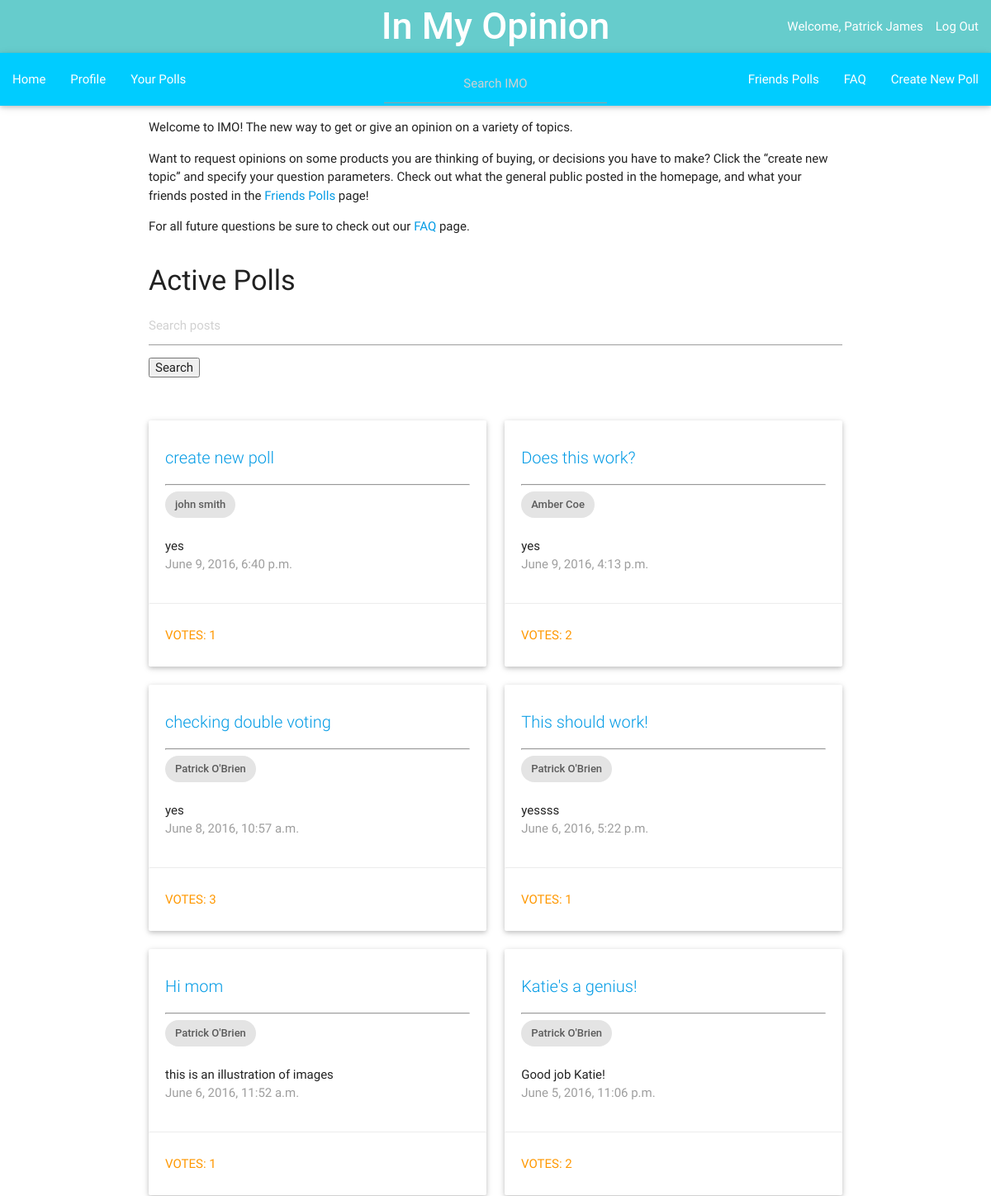
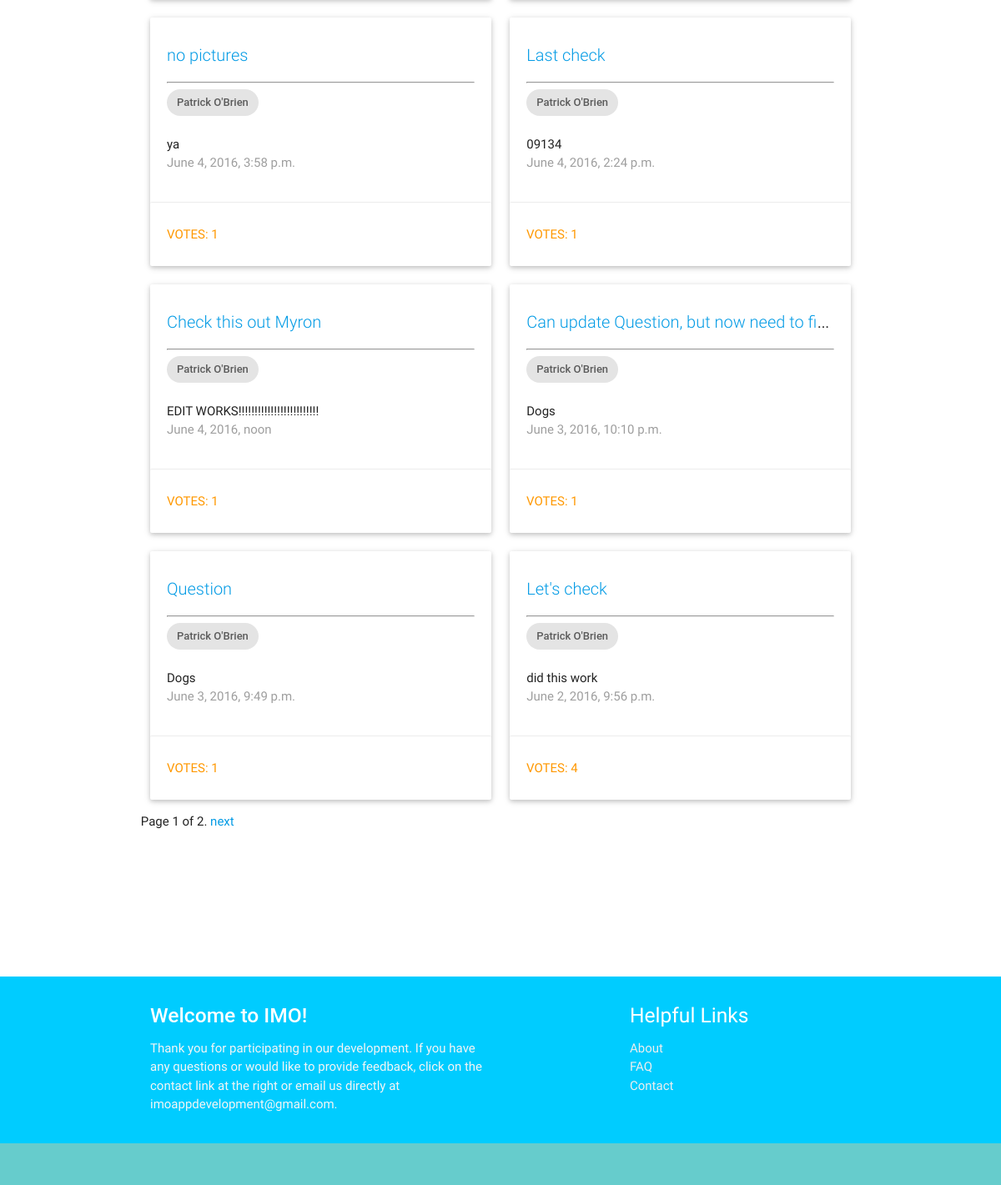
Before: /imo_app/ (signed in) with the older database file (2 pictures, top to bottom).
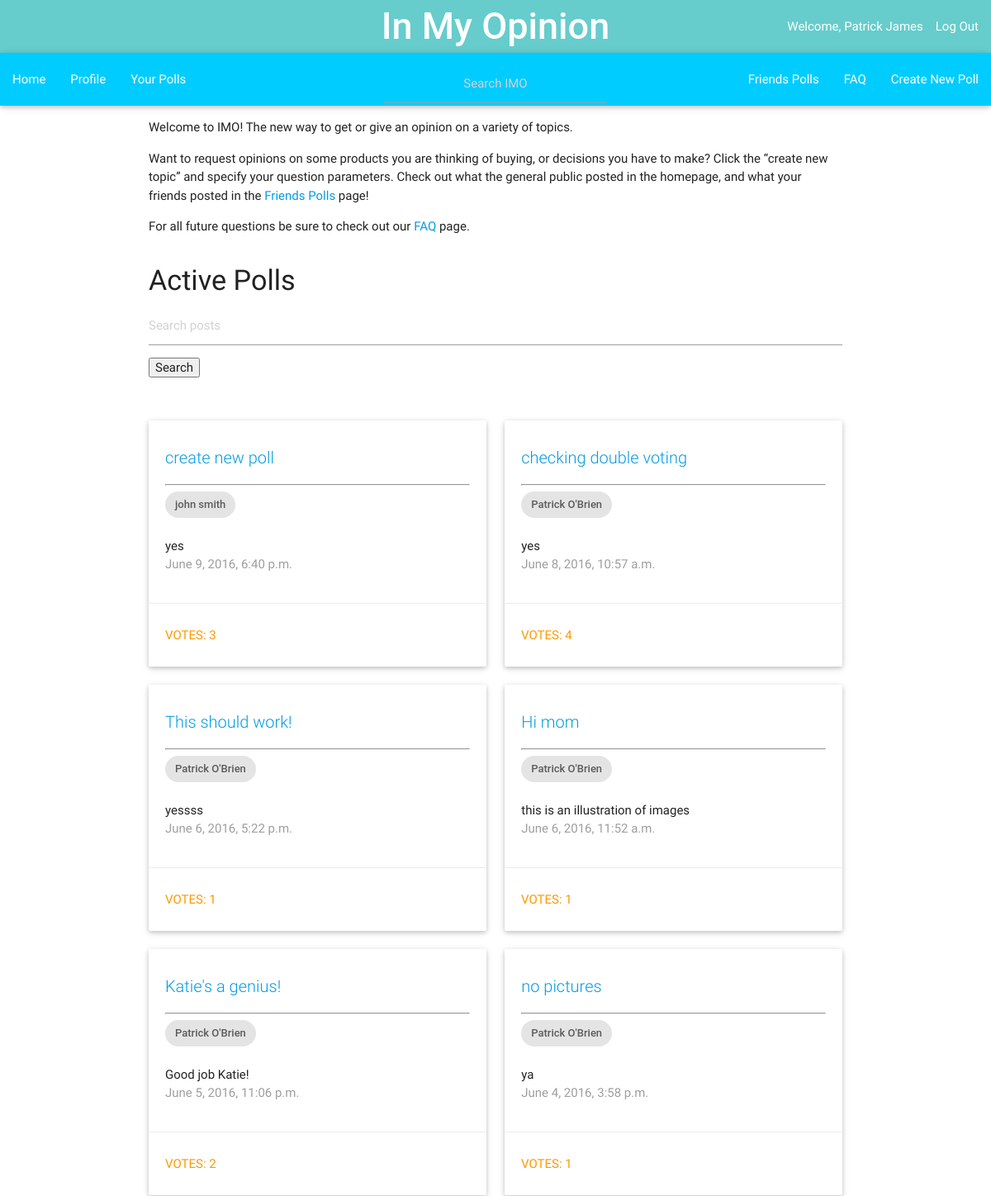
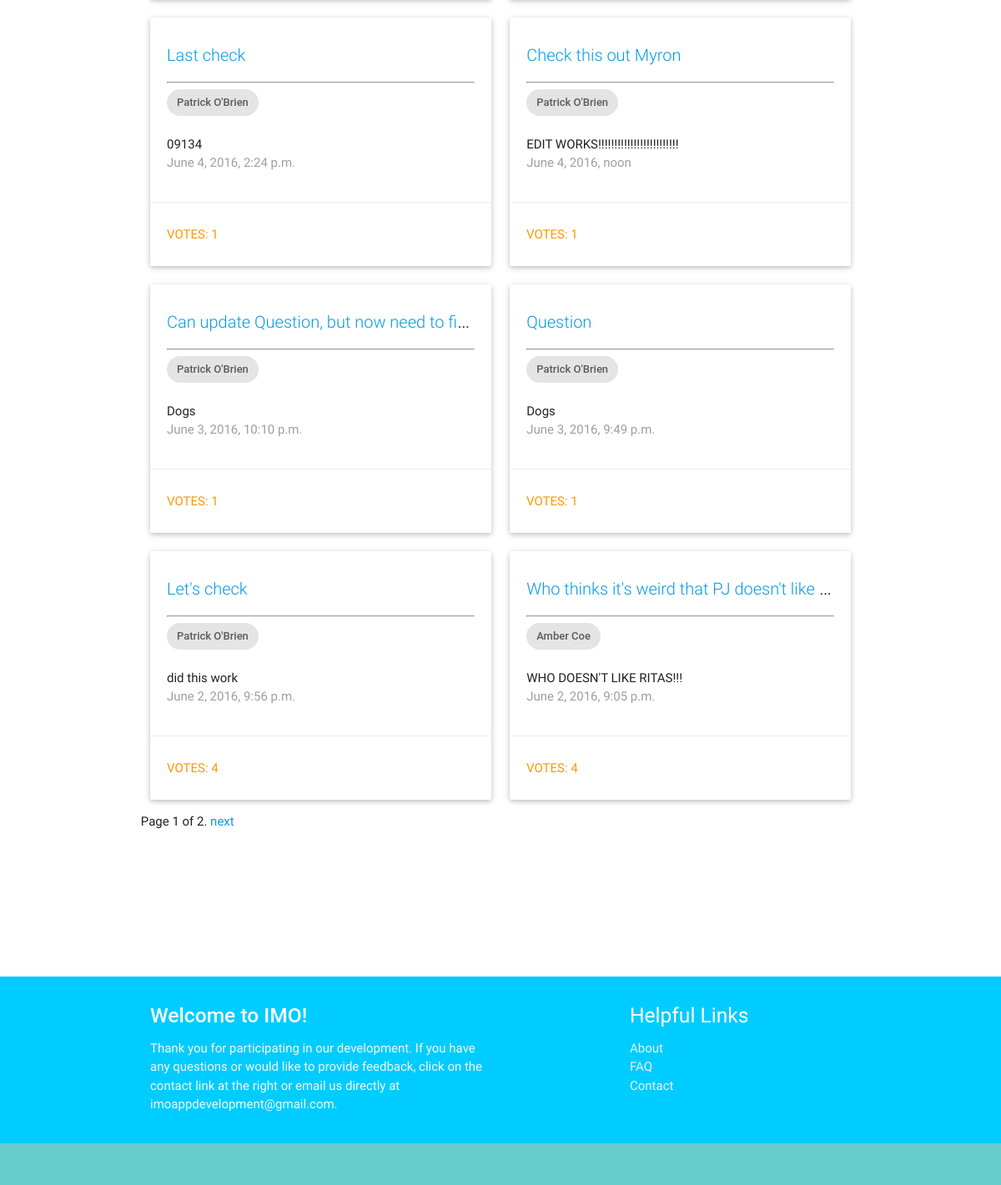
After: the same page with the newer database file (2 pictures, top to bottom).
### imo_app/models.py (models this page shows, shortened)
class Question(models.Model):
    author = models.ForeignKey(UserProfile, on_delete=models.CASCADE)
    author_name = models.CharField(max_length=200, default='')
    question_text = models.CharField(max_length=200)
    description = models.TextField(default = '')
    category = models.CharField(max_length=50, default='')
    pub_date = models.DateTimeField('date published')
    choice1 = models.CharField(null=True, blank=True, default = '', max_length = 200)
    image1 = models.ImageField(null=True, blank=True)
    choice2 = models.CharField(null=True, blank=True, default = '', max_length = 200)
    image2 = models.ImageField(null=True, blank=True)
    choice3 = models.CharField(null=True, blank=True, default = '', max_length = 200)
    image3 = models.ImageField(null=True, blank=True)
    total_votes = models.IntegerField(default = 1)
    inappropriate = models.IntegerField(default=0)
    class Meta:
        ordering = ['-pub_date']

class UserProfile(models.Model):
    user = models.OneToOneField(User)
    name = models.CharField(max_length=200, default='')
    gender = models.CharField(default='', blank=True, max_length=15)
    picture = models.ImageField(blank=True, null=True, default='')
    birthday = models.DateField(blank=True, null=True)
    about = models.TextField(null = True, blank = True, default='')
    motto = models.CharField(max_length=200, null = True, blank=True, default='')
    total_friends = models.IntegerField(default=0)
    inappropriate = models.IntegerField(default=0)
    sponsor = models.BooleanField(default=False)
    verification = models.BooleanField(default=False)
    activation_key = models.CharField(max_length=100, default='')

### imo_app/views.py (the view)
def index(request):
    q_list = Question.objects.all()
    if request.GET.get("q"):
        query = request.GET.get("q")
        q_list = search_bars(q_list, query)
    paginator = Paginator(q_list, 12) # Show 25 contacts per page
    page = request.GET.get('page')
    try:
        q = paginator.page(page)
    except PageNotAnInteger:
        q = paginator.page(1)
    except EmptyPage:
        q = paginator.page(paginator.num_pages)
    return render(request, 'imo_app/index.html', {'q_all': q})

### imo_app/templates/imo_app/index.html (shortened to what this page needs)
{% extends "imo_app/base.html" %}
{% block content %}
  <div class="row">
    <div class="col m12">
      <p>Welcome to IMO!  The new way to get or give an opinion on a variety of topics.</p>
      <p>Want to request opinions on some products you are thinking of buying, or decisions you have to make?
        Click the “create new topic” and specify your question parameters.  Check out what the general public posted
        in the homepage, and what your friends posted in the <a href="{% url 'imo_app:friends_polls' %}">Friends Polls</a> page!</p>
      <p>For all future questions be sure to check out our <a href="{% url 'imo_app:faq' %}">FAQ</a> page.</p>
    </div>
  </div>
    {% if user.is_authenticated %}
      <h4>Active Polls</h4>
      <div class="row">
        <div class="col m12">
        <form method='GET' action=''>
        <input type='text' name='q' placeholder='Search posts' value='{{ request.GET.q }}' />
        <input type='submit' value='Search' />
        </form>
        <br></br>
      </div>
        {% for i in q_all %}
          <div class="col m6">
            <div class="card" >
              <div class="card-content">
                <span class="card-title truncate"><a href="{% url 'imo_app:detail' i.id %}" style = "font-size: 20px">{{ i.question_text }}</a></span>
                <hr></hr>
                <div class="chip">
                  {{ i.author.user.first_name}} {{ i.author.user.last_name}}
                </div>
                <br></br>
                <p class="truncate">{{ i.description }}</p>
                <p class="grey-text">{{ i.pub_date }}</p>
              </div>
              <a href="{% url 'imo_app:detail' i.id %}"><div class="orange-text waves-effect waves-teal card-action btn-flat" style="width:100%; height: 100%">
              Votes: {{ i.total_votes }}
              </div></a>
            </div>
          </div>
        {% endfor %}
        <div class="pagination">
            <span class="step-links">
                <span class="current">
                    Page {{ q_all.number }} of {{ q_all.paginator.num_pages }}.
                </span>
                {% if q_all.has_next %}
                    <a href="?page={{ q_all.next_page_number }}{% if request.GET.q %}&q={{ request.GET.q }}{% endif %}">next</a>
                {% endif %}
            </span>
        </div>
      </div>
    {% endif %}
{% endblock content %}

### imo_app/templates/imo_app/base.html (shortened to what this page needs)
<!DOCTYPE html>
{% load staticfiles %}
<html>
  <head>
    <link rel="stylesheet" type="text/css" href="{% static 'imo_app/css/imo.css' %}" />
    <link rel="stylesheet" type="text/css" href="{% static 'materialize/css/materialize.min.css' %}" />
  </head>
  <body>
  <div class = "navbar-fixed">
    <nav>
      <div class="nav-wrapper" style="background-color: #66CCCC">
      <ul class="right hide-on-med-and-down">
        <a href = "{% url 'imo_app:index' %}" class="brand-logo center" style="font-size: 45px"><strong>In My Opinion</strong></a>
        {% if user.is_authenticated %}
          <li>Welcome, {{ user.first_name }} {{user.last_name}}</li>
          <li><a href = "{% url 'imo_app:user_logout' %}">Log Out</a></li>
        {% else %}
            <li><a href = "{% url 'imo_app:view_registration' %}" style='width:100px'>Register</a></li>
            <li><a href = "{% url 'imo_app:view_login' %}" style='width:100px'>Login</a></li>
          </ul>
        {% endif %}
      </div>
    </div>
    <div class = "navbar-fixed">
    <nav>
        <div class="nav-wrapper" style="background-color: #00CCFF">
          {% if user.is_authenticated %}
          <a class="brand-logo center">
          <form action="{% url 'imo_app:search' %}" method="GET">
          <input type='text' style="width: 270px" class = "center-align" name='a' placeholder='Search IMO' value='{{ request.GET.a }}'  />
          </form>
          </a>
          {% endif %}
          {% if user.is_authenticated %}
          <ul id="nav-mobile" class="left hide-on-med-and-down" size="250%">
            <li><a href="{% url 'imo_app:index' %}">Home</a></li>
            <li><a href="{% url 'imo_app:profile' %}">Profile</a></li>
            <li><a href="{% url 'imo_app:your_posts' %}">Your Polls</a></li>
          </ul>
          <ul id="nav-mobile" class="right hide-on-med-and-down">
            <li><a href="{% url 'imo_app:friends_polls' %}">Friends Polls</a></li>
            <li><a href="{% url 'imo_app:faq' %}">FAQ</a></li>
            <li><a href="{% url 'imo_app:view_newentry' %}">Create New Poll</a></li>
          {% endif %}
          </ul>
        </div>
      </nav>
    </div>
    <div class="container">
      {% block content %}
      {% endblock %}
      <br></br>
      <br></br>
      <br></br>
    </div>
    <footer class="page-footer" style="background-color: #00CCFF">
      <div class="container" >
        <div class="row">
          <div class="col l6 s12">
            <h5 class="white-text"><strong>Welcome to IMO!</strong></h5>
            <p class="grey-text text-lighten-4">Thank you for participating in our development.
            If you have any questions or would like to provide feedback,
            click on the contact link at the right or email us directly at imoappdevelopment@gmail.com.</p>
          </div>
          <div class="col l4 offset-l2 s12">
            <h5 class="white-text">Helpful Links</h5>
            <ul>
              <li><a class="grey-text text-lighten-3" href="{% url 'imo_app:about' %}">About</a></li>
              <li><a class="grey-text text-lighten-3" href="{% url 'imo_app:faq' %}">FAQ</a></li>
              <li><a class="grey-text text-lighten-3" href="mailto:imoappdevelopment@gmail.com">Contact</a></li>
            </ul>
          </div>
        </div>
      </div>
      <div class="footer-copyright" style="background-color: #66CCCC">
      </div>
    </footer>
  </body>
</html>

Changed rows visible on the page:
removed Question: question_text "Does this work?", author.user.first_name "Amber", author.user.last_name "Coe", description "yes", pub_date "June 9, 2016, 4:13 p.m.", total_votes "2"
changed Question "create new poll": total_votes "1" → "3"
changed Question "checking double voting": total_votes "3" → "4"
now on this page (row unchanged): Question: question_text "Who thinks it's weird that PJ doesn't like…", author.user.first_name "Amber", author.user.last_name "Coe", description "WHO DOESN'T LIKE RITAS!!!", pub_date "June 2, 2016, 9:05 p.m.", total_votes "4"
